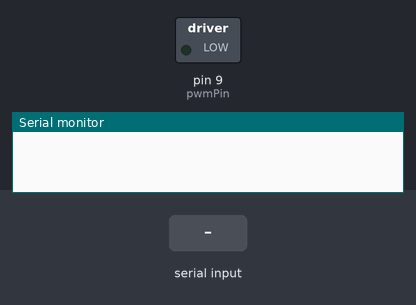
The sketch below on a simulated Arduino Uno, built with avr-gcc and run on an emulated ATmega328P. On the bench: switched loads named in the sketch (green lamp = pin HIGH), the last lines printed to the serial monitor. The inputs (shaded band) are chosen by the test bench.

Above: at 1.2 s.
1.3 s: "90,45\n" received over Serial
At 3.0 s:
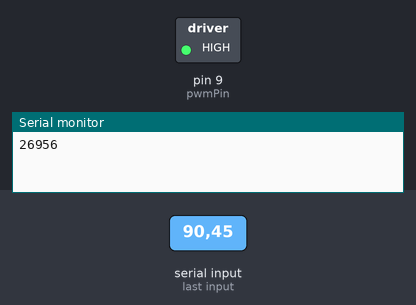
3.8 s: "-" received over Serial
At 5.9 s:
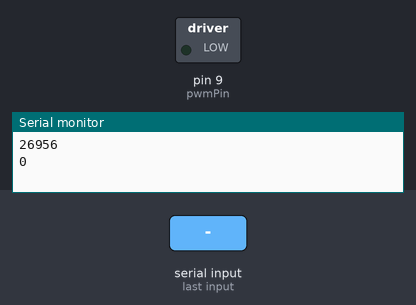
6.3 s: "30,150\n" received over Serial
At 8.1 s:
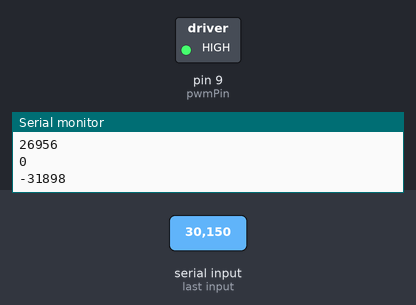
Timing chart, 0 to 9.6 s (numbered marks = the images above; inputs shaded):
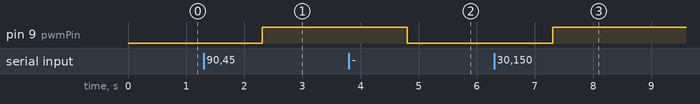

The sketch:

PWM_to_Analog_Filter_Test.ino
```cpp
#define pwmPin 9
int desiredPos = 0;
String mos;

int conversion(char* str,int& sign);
void typeMotorSpeed( void );

void setup() {
  pinMode(pwmPin, OUTPUT);
  Serial.begin(9600);
}

void loop() {
  typeMotorSpeed();
  analogWrite(pwmPin,desiredPos);
}


/* Don't Change this! */
int conversion(char* str,int& sign){
  if(str == '-'){
    sign = -1;
    return 0;
  }
  if((str >= '0') && (str <= '9')){
    return (str - '0');
  }
}

/* Don't Change this! */
void typeMotorSpeed( void ){
  if(Serial.available() > 0){
    int sign = 1;
    desiredPos = 0;
    mos = Serial.readString();
    for(int i = 0; i < mos.length(); ++i){
      desiredPos += pow(10,(mos.length() - i -1))*conversion(mos[i],sign);
    }
    desiredPos *= sign;
    Serial.println(desiredPos);
  }
}
```

Measured:
- after the input at 1.3 s, pin 9 (pwmPin): LOW → HIGH after 1.0 s
- after the input at 3.8 s, pin 9 (pwmPin): HIGH → LOW after 1.0 s
- after the input at 6.3 s, pin 9 (pwmPin): LOW → HIGH after 1.0 s
